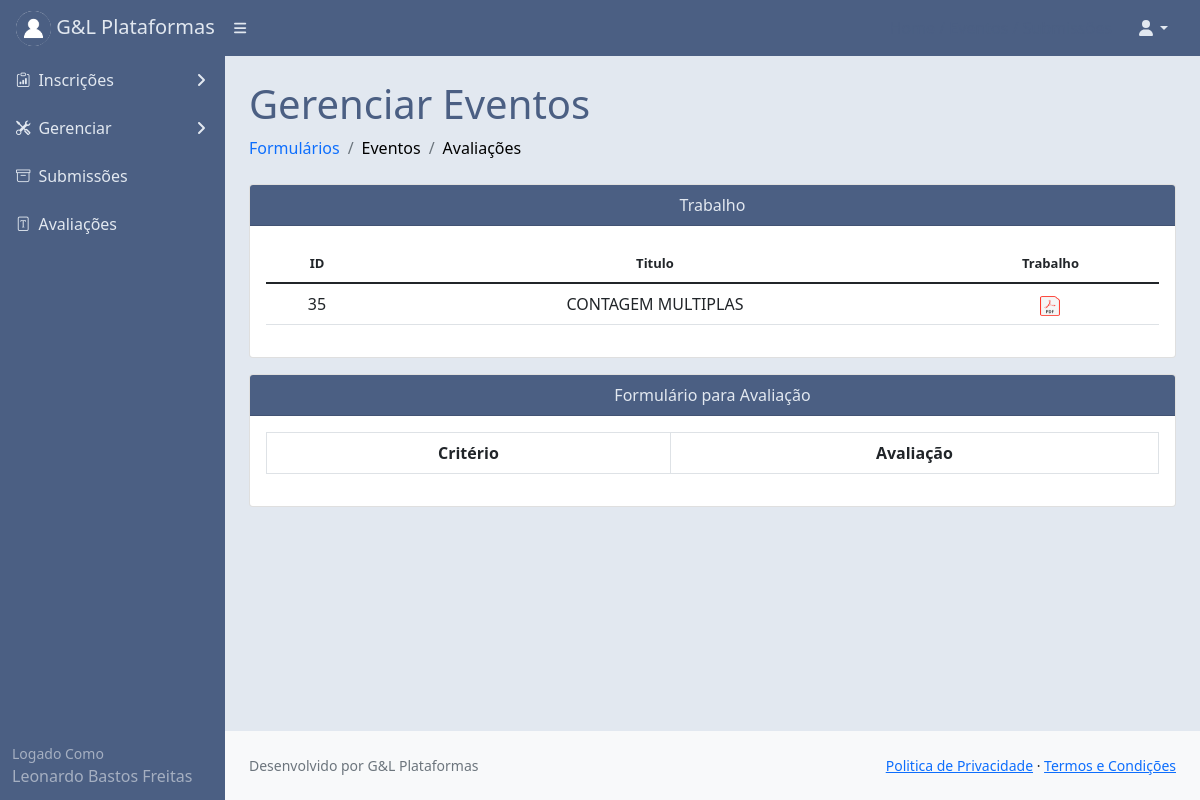
The page /pontuartrabalho/?id=35 (signed in) on the database its author committed.
### core/models.py (models this page shows, shortened)
class Usuariocd(models.Model):
    cpf = models.CharField(max_length=11)
    nome = models.CharField(max_length=300)
    cep = models.CharField(max_length=8)
    nascimento = models.DateField()
    email = models.EmailField()
    endereco = models.CharField(max_length=500)
    cidade = models.CharField(max_length=150)
    bairro = models.CharField(max_length=150)
    pais = models.CharField(max_length=150)
    instituicao = models.CharField(max_length=150)
    cmp = models.CharField(max_length=3)
    categ = models.CharField(max_length=150)
    cinfo = models.CharField(max_length=3)
    gestor_plataforma = models.CharField(max_length=3)
    autor = models.CharField(max_length=3)
    avaliador = models.CharField(max_length=3)
    lider = models.CharField(max_length=3)
    id_usuario = models.BigIntegerField()
    contato = models.BigIntegerField(null=True)
    perfil = models.FileField(upload_to='')

class Submissao(models.Model):
    data = models.DateTimeField(auto_now=True)
    trabalho = models.FileField(null=True, upload_to='')
    id_evento = models.BigIntegerField()
    sessao = models.BigIntegerField()
    id_usuario = models.BigIntegerField()
    status = models.CharField(max_length=30)
    av1 = models.CharField(max_length=30)
    av2 = models.CharField(max_length=30)
    av3 = models.CharField(max_length=30, null=True)
    data_av1 = models.DateTimeField(null=True)
    data_av2 = models.DateTimeField(null=True)
    data_av3 = models.DateTimeField(null=True)
    resumo = models.TextField()
    chave = models.TextField()
    titulo = models.CharField(max_length=150)
    autor = models.CharField(max_length=150)
    nota1 = models.BigIntegerField(null=True)
    nota2 = models.BigIntegerField(null=True)
    nota3 = models.BigIntegerField(null=True)
    progresso = models.BigIntegerField()
    a1 = models.BigIntegerField(null=True)
    a2 = models.BigIntegerField(null=True)
    a3 = models.BigIntegerField(null=True)

### core/views.py (the view)
# urls.py: path('pontuartrabalho/', views.pontuartrabalho),
@login_required(login_url='/login/')
def pontuartrabalho(request):
    id = request.GET.get('id')
    acharsessao = Submissao.objects.filter(id=id)
    for a in acharsessao:
        sessaoid = a.sessao
    acharformulario = Sessoes.objects.filter(id=sessaoid)
    for af in acharformulario:
        id_formulario = af.formulario
    meuid = User.objects.filter(username=request.user)
    for m in meuid:
        mid = m.id
    usuarios = Usuariocd.objects.filter(id_usuario=mid)
    eventos = Evento.objects.filter(status='andamento')
    sessao = Sessoes.objects.all()
    formulario = Formulario.objects.filter(id=id_formulario)
    trabalho = Submissao.objects.filter(id=id)
    dados = {'eventos': eventos,
             'usuarios': usuarios,
             'sessao': sessao,
             'formulario': formulario,
             'id':id,
             'trabalho':trabalho}
    return render(request,'pontuartrabalho.html', dados)

### templates/pontuartrabalho.html (shortened to what this page needs)
{% extends 'base.html' %}
{% load static %}
{% block content %}
<div id="layoutSidenav_content" style="background:#e2e8f0;">
                <main>
                    <div class="container-fluid px-4">
                        <h1 class="mt-4" style="color:#4B5F83;">Gerenciar Eventos</h1>
                        <ol class="breadcrumb mb-4">
                            <li class="breadcrumb-item"><a href="#" style="text-decoration:none;">Formulários</a></li>
                            <li class="breadcrumb-item text-secondary">
                                <a href="#" style="text-decoration:none;">
                                <font color="black"> Eventos
                                </font>
                                </a></li>
                            <li class="breadcrumb-item active"><a href="#" style="text-decoration:none;">
                               <font color="black"> Avaliações </font>
                            </a> </li>
                        </ol>
                                <p class="mb-0">
                                  <div class="card col-12">
                                      <div class="card-header text-center"
                                           style="background:#4B5F83;color:#e2e8f0;">
                                          Trabalho
                                      </div>
                                <div class="card-body">
                                    <table class="table">
                                    <thead>
                                        <tr>
                                             <th class="text-center"><font size="2px">ID</font></th>
                                            <th class="text-center"><font size="2px">Titulo</font></th>
                                            <th class="text-center"><font size="2px">Trabalho</font></th>
                                        </tr>
                                    </thead>
                                    <tbody>
                                        <tr>
                                             {% for trabalho in trabalho %}
                                                <td class="text-center">{{trabalho.id}}</td>
                                                <td class="text-center">
                                                {{trabalho.titulo}}
                                                </td>
                                                <td class="text-center">
                                                   <a href="/media/{{trabalho.trabalho}}"
                                                style="text-decoration:none;"
                                                target="_blank" rel="noopener noreferrer">
                                                    <img height="20" width="20"
                                                            src={% static "assets/pdficon.png" %}>
                                                </a>
                                                </td>
                                             {% endfor %}
                                        </tr>
                                    </tbody>
                                </table>
                                </div>
                        </div>
                        <div class="card col-12 mt-3" >
                                      <div class="card-header text-center"
                                           style="background:#4B5F83;color:#e2e8f0;">
                                          Formulário para Avaliação
                                      </div>
                                <div class="card-body">
                                    <table class="table table-bordered align-items-center">
                                    <thead>
                                    <tr>
                                        <th class="text-center">Critério</th>
                                        <th class="text-center">Avaliação</th>
                                    </tr>
                                    </thead>
                                </table>
                                </div>
                        </div>
                                </p>
                    </div>
                </main>
                <footer class="py-4 bg-light mt-auto">
                    <div class="container-fluid px-4">
                        <div class="d-flex align-items-center justify-content-between small">
                            <div class="text-muted">Desenvolvido por G&L Plataformas</div>
                            <div>
                                <a href="#">Politica de Privacidade</a>
                                &middot;
                                <a href="#">Termos e Condições</a>
                            </div>
                        </div>
                    </div>
                </footer>
            </div>
{% endblock %}

### templates/base.html (shortened to what this page needs)
{% load static %}
<!DOCTYPE html>
<html lang="pt-br">
    <head>
        <link href={% static "css/styles.css" %} rel="stylesheet" />
        <link href={% static "css/step.css" %} rel="stylesheet" />
        <link href={% static "css/gira.css" %} rel="stylesheet" />
        <link rel="stylesheet" href="https://cdn.jsdelivr.net/npm/bootstrap-icons@1.3.0/font/bootstrap-icons.css">
    </head>
    <body>
        <nav class="sb-topnav navbar navbar-expand navbar-dark" style="background:#4B5F83;">
            <a class="navbar-brand ps-3" href="#" style="color:#e2e8f0;">
                {% for usuarios in usuarios %}
                <img src="/media/{{usuarios.perfil}}"
                     alt="Admin"
                     class="rounded-circle"
                     width="35" height="35"> G&L Plataformas
                {% endfor %}
            </a>
            <button class="btn btn-link btn-sm order-1 order-lg-0 me-4 me-lg-0" id="sidebarToggle" href="#!"><i class="fas fa-bars" style="color:#e2e8f0;"></i></button>
            <form class="d-none d-md-inline-block form-inline ms-auto me-0 me-md-3 my-2 my-md-0">
                <a href="#" style="text-decoration:none; color:#4B5F83;">
                </a>
                <a href="#" style="text-decoration:none; color:#4B5F83;">
                </a>
                <a href="/submissoes/" style="text-decoration:none; color:#4B5F83;">
                </a>
            </form>
            <ul class="navbar-nav ms-auto ms-md-0 me-3 me-lg-4">
                <li class="nav-item dropdown">
                    <a class="nav-link dropdown-toggle" id="navbarDropdown" href="#" role="button" data-bs-toggle="dropdown" aria-expanded="false" style="color:#e2e8f0;"><i class="fas fa-user fa-fw"></i></a>
                </li>
            </ul>
        </nav>
        <div id="layoutSidenav">
            <div id="layoutSidenav_nav" >
                <nav class="sb-sidenav accordion sb-sidenav-dark" id="sidenavAccordion" >
                    <div class="sb-sidenav-menu" style="background:#4B5F83;">
                        <div class="nav">
                             <a class="nav-link collapsed" href="#" data-bs-toggle="collapse" data-bs-target="#pagesCollapseAuth" aria-expanded="false" aria-controls="pagesCollapseAuth">
                                        <div class="sb-nav-link-icon" style="color:#e2e8f0;"><i class="bi bi-clipboard-data"></i></div>
                                        <div style="color:#e2e8f0;">Inscrições</div>
                                        <div class="sb-sidenav-collapse-arrow" style="color:#e2e8f0;"><i class="fas fa-angle-down"></i></div>
                                    </a>
                            {% for usuarios in usuarios %}
                            {% if usuarios.gestor_plataforma == 'sim' %}
                            <a class="nav-link collapsed" href="#" data-bs-toggle="collapse" data-bs-target="#collapsePages" aria-expanded="false" aria-controls="collapsePages">
                                <div class="sb-nav-link-icon" style="color:#e2e8f0;"><i class="bi bi-tools"></i></div>
                                <div style="color:#e2e8f0;">Gerenciar</div>
                                <div class="sb-sidenav-collapse-arrow" style="color:#e2e8f0;"><i class="fas fa-angle-down"></i></div>
                            </a>
                            {% endif %}
                            {% endfor %}
                            <a class="nav-link" href="/submetidos/" style="color:#e2e8f0;">
                                <div class="sb-nav-link-icon" style="color:#e2e8f0;"><i class="bi bi-archive"></i></div>
                                <div style="color:#e2e8f0;">Submissões</div>
                            </a>
                            {% for usuarios in usuarios %}
                            {% if usuarios.avaliador == 'sim' %}
                            <a class="nav-link" href="/avaliartrabalho/" style="color:#e2e8f0;">
                                <div class="sb-nav-link-icon" style="color:#e2e8f0;"><i class="bi bi-file-font"></i></div>
                                <div style="color:#e2e8f0;">Avaliações</div>
                            </a>
                            {% endif %}
                            {% endfor %}
                        </div>
                    </div>
                    <div class="sb-sidenav-footer" style="background:#4B5F83;">
                        <div class="small" >Logado Como</div>
                        {% for usuarios in usuarios %}
                        {{usuarios.nome}}
                        {% endfor %}
                    </div>
                </nav>
            </div>
{% block content %}{% endblock %}
    </body>
</html>

### static/css/step.css (style rules this page uses)
:root { --prm-color: #0381ff; --prm-gray:#4B5F83; }

### rows shown on the page
Usuariocd: perfil (picture), gestor_plataforma "sim" (drawn), avaliador "sim" (drawn), nome "Leonardo Bastos Freitas"
Submissao: id "35", titulo "CONTAGEM MULTIPLAS"
